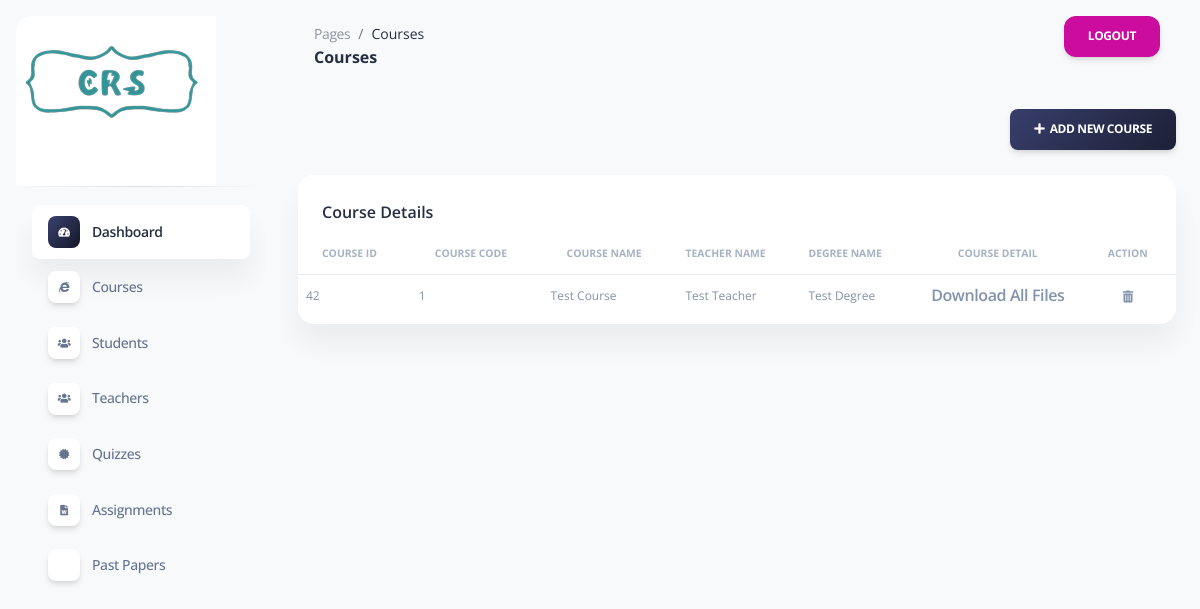
Screenshot of /admin/course.php with the database file from the repository.
### tables this page shows
CREATE TABLE `course_details` (
  `id` int(30) NOT NULL,
  `coursecode` varchar(255) DEFAULT NULL,
  `coursename` varchar(255) NOT NULL,
  `teachername` varchar(255) NOT NULL,
  `degree` varchar(255) DEFAULT NULL,
  `description` varchar(255) DEFAULT NULL,
  `lecture` longblob DEFAULT NULL,
  `course_image` blob NOT NULL
);

### admin/course.php (the view, shortened to what this page needs)
<?php include("header.php"); ?>
<?php require_once("deletecourse.php"); ?>
<nav class="navbar navbar-main navbar-expand-lg px-0 mx-4 shadow-none border-radius-xl" id="navbarBlur" navbar-scroll="true">
  <div class="container-fluid py-1 px-3">
    <nav aria-label="breadcrumb">
      <ol class="breadcrumb bg-transparent mb-0 pb-0 pt-1 px-0 me-sm-6 me-5">
        <li class="breadcrumb-item text-sm"><a class="opacity-5 text-dark" href="javascript:;">Pages</a></li>
        <li class="breadcrumb-item text-sm text-dark active" aria-current="page">Courses</li>
      </ol>
      <h6 class="font-weight-bolder mb-0">Courses</h6>
    </nav>
    <div class="collapse navbar-collapse mt-sm-0 mt-2 me-md-0 me-sm-4" id="navbar">
      <?php include("navbar.php"); ?>
    </div>
  </div>
</nav>
<div class="container-fluid py-4">
  <div class="col-md-12 text-right">
    <a class="btn bg-gradient-dark bg-gradient-dark mb-0" href="add-course.php"><i class="fas fa-plus"></i>&nbsp;&nbsp;Add New Course</a>
  </div><br>
  <div class="row">
    <div class="col-12">
      <div class="card mb-4">
        <div class="card-header pb-0">
          <h6>Course Details</h6>
        </div>
        <div class="card-body px-0 pt-0 pb-2">
          <div class="table-responsive p-0">
          <table class="table align-items-center mb-0">
    <thead>
        <tr>
            <th class="text-uppercase text-secondary text-xxs font-weight-bolder opacity-7">Course ID</th>
            <th class="text-uppercase text-secondary text-xxs font-weight-bolder opacity-7">Course Code</th>
            <th class="text-uppercase text-secondary text-xxs font-weight-bolder opacity-7">Course Name</th>
            <th class="text-uppercase text-secondary text-xxs font-weight-bolder opacity-7 ps-2">Teacher Name</th>
            <th class="text-uppercase text-secondary text-xxs font-weight-bolder opacity-7 ps-2">Degree Name</th>
            <th class="text-center text-uppercase text-secondary text-xxs font-weight-bolder opacity-7">Course Detail</th>
<th class="text-center text-uppercase text-secondary text-xxs font-weight-bolder opacity-7">Action</th>
        </tr>
    </thead>
    <tbody>
        <?php
        $sql = "SELECT id, coursecode, coursename, teachername, degree, lecture FROM course_details";
        $result = mysqli_query($con, $sql);
        if ($result) {
            while ($row = mysqli_fetch_assoc($result)) {
                $courseId = $row['id'];
                $courseCode = $row['coursecode'];
                $courseName = $row['coursename'];
                $teacherName = $row['teachername'];
                $degreeName = $row['degree'];
                echo '<tr>';
                echo '<td><p class="text-xs text-secondary mb-0">' . $courseId . '</p></td>';
                echo '<td><p class="text-xs text-secondary mb-0">' . $courseCode . '</p></td>';
                echo '<td><p class="text-xs text-secondary mb-0">' . $courseName . '</p></td>';
                echo '<td><p class="text-xs text-secondary mb-0">' . $teacherName . '</p></td>';
                echo '<td><p class="text-xs text-secondary mb-0">' . $degreeName . '</p></td>';
                echo '<td class="align-right text-center">';
                echo '<a href="download1.php?course_id=' . $courseId . '" class="text-secondary font-weight-bold text-ls" data-toggle="tooltip" data-original-title="Download All Files">Download All Files</a>';
                echo '</td>';
                echo '<td class="align-right text-center">';
    echo '<a href="javascript:;" class="text-secondary font-weight-bold text-xs" data-toggle="tooltip" data-original-title="Delete user" onclick="deleteCourse(' . $courseId . ')">';
    echo '<i class="fa fa-trash-alt"></i>';
    echo '</a>';
    echo '</td>';
                echo '</tr>';
            }
        } else {
            echo "No course details found.";
        }
        ?>
    </tbody>
</table>
          </div>
        </div>
      </div>
    </div>
  </div>
</div>
</main>
</body>
</html>

### rows the page displays
course_details: id "42", coursecode "1", coursename "Test Course", teachername "Test Teacher", degree "Test Degree"
